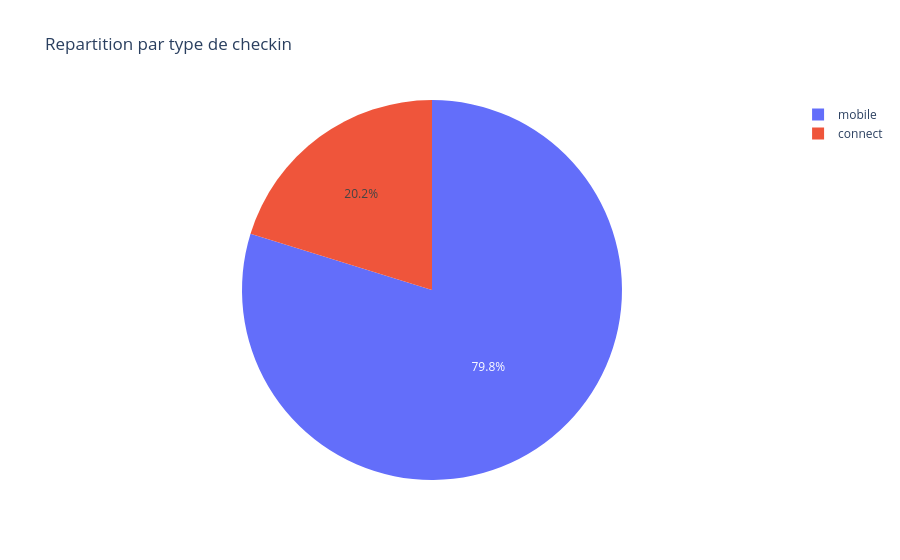

Notebook code cell kept with this figure:
### Code cell
fig = px.pie(df_delay, names='checkin_type', title='Repartition par type de checkin')
fig.show()

### Figure 1 — Plotly figure (JSON) as saved in the notebook; plotly's stock layout.template omitted (floating-point values rounded to 4 significant figures; data arrays with more than 128 entries replaced by an {"elided": "..."} marker saying what was removed)
{"data": [{"domain": {"x": [0, 1], "y": [0, 1]}, "hovertemplate": "checkin_type=%{label}<extra></extra>", "labels": {"elided": "21310 str values"}, "legendgroup": "", "name": "", "showlegend": true, "type": "pie"}], "layout": {"legend": {"tracegroupgap": 0}, "title": {"text": "Repartition par type de checkin"}}}
